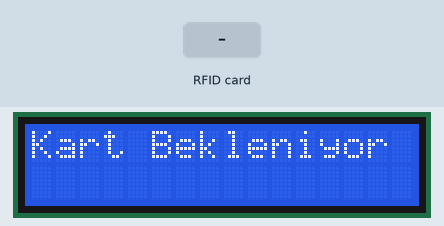
Recording of a sketch running on a simulated Arduino Uno, built with avr-gcc and run on an emulated ATmega328P. Parts: 16×2 character LCD. The test bench sets the inputs (shaded band). What the sketch prints to the serial monitor is not drawn.

Above: at 2.8 s.
2.9 s: RFID card 93 9C 2E 16 held to the reader
At 3.3 s:
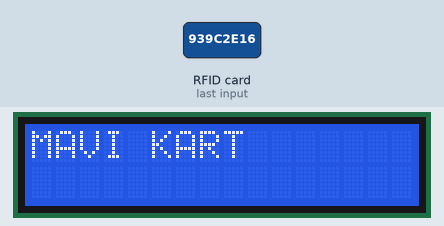
5.9 s: RFID card 8D 40 F6 04 held to the reader
At 6.5 s:
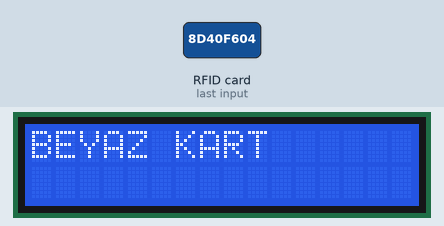
8.9 s: RFID card 5E 7A 19 C4 held to the reader
At 9.9 s:
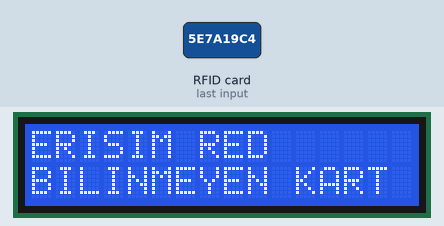
Timing chart, 0 to 11.9 s (numbered marks = the images above; inputs shaded):
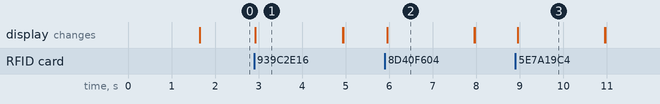

Measured:
- after the input at 2.9 s, the display: changes at once (image 1)
- after the input at 5.9 s, the display: changes after 0.05 s (image 2)
- after the input at 8.9 s, the display: changes after 0.05 s (image 3)
- what the display in image 1 shows lasts 2.0 s, from 2.9 s to 4.9 s

The sketch:

code.ino
```cpp
#include <SPI.h>
#include <MFRC522.h>
#include <Wire.h>
#include <LiquidCrystal_I2C.h>

#define SS_PIN 10
#define RST_PIN 9

MFRC522 rfid(SS_PIN, RST_PIN);
LiquidCrystal_I2C lcd(0x27, 16, 2);

String uid = "";

void setup() {
  Serial.begin(9600);
  SPI.begin();
  rfid.PCD_Init();

  lcd.begin();   // SENİN KÜTÜPHANE
  lcd.backlight();

  lcd.setCursor(0,0);
  lcd.print("Sistem Hazir");
  delay(1500);
  lcd.clear();
}

void loop() {

  lcd.setCursor(0,0);
  lcd.print("Kart Bekleniyor");

  if (!rfid.PICC_IsNewCardPresent()) return;
  if (!rfid.PICC_ReadCardSerial()) return;

  uid = "";

  for (byte i = 0; i < rfid.uid.size; i++) {
    if (rfid.uid.uidByte[i] < 0x10) uid += "0";
    uid += String(rfid.uid.uidByte[i], HEX);
    if (i < rfid.uid.size - 1) uid += " ";
  }

  uid.toUpperCase();

  Serial.println(uid);

  lcd.clear();

  // 🔵 MAVİ KART
  if (uid == "93 9C 2E 16") {

    lcd.setCursor(0,0);
    lcd.print("MAVI KART");

  }

  // ⚪ BEYAZ KART
  else if (uid == "8D 40 F6 04") {

    lcd.setCursor(0,0);
    lcd.print("BEYAZ KART");
  }

  // ❌ BİLİNMEYEN
  else {

    lcd.setCursor(0,0);
    lcd.print("ERISIM RED");

    lcd.setCursor(0,1);
    lcd.print("BILINMEYEN KART");
  }

  delay(2000);

  lcd.clear();
  rfid.PICC_HaltA();
}
```
